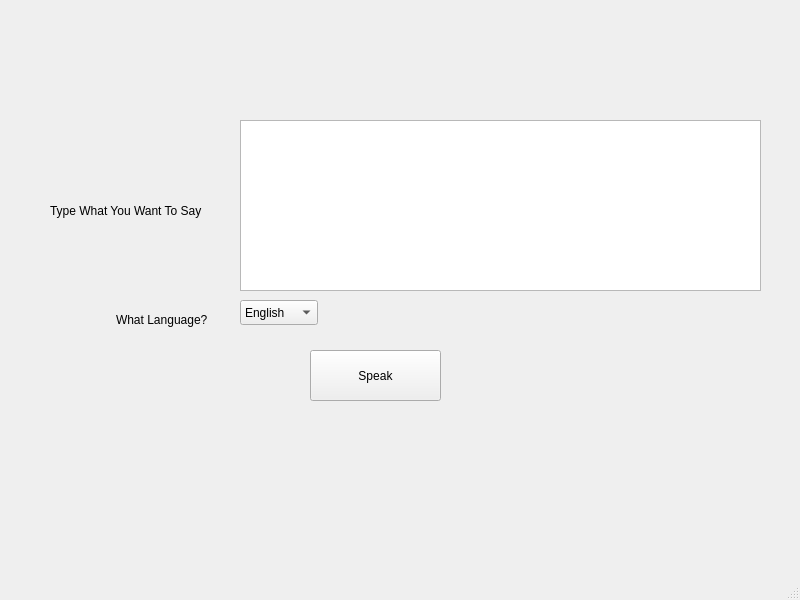
<?xml version="1.0" encoding="UTF-8"?>
<ui version="4.0">
 <class>MainWindow</class>
 <widget class="QMainWindow" name="MainWindow">
  <property name="geometry">
   <rect>
    <x>0</x>
    <y>0</y>
    <width>800</width>
    <height>600</height>
   </rect>
  </property>
  <property name="windowTitle">
   <string>Text-Speech-Translator</string>
  </property>
  <widget class="QWidget" name="centralwidget">
   <widget class="QLabel" name="label">
    <property name="geometry">
     <rect>
      <x>50</x>
      <y>160</y>
      <width>181</width>
      <height>101</height>
     </rect>
    </property>
    <property name="text">
     <string>Type What You Want To Say</string>
    </property>
   </widget>
   <widget class="QTextEdit" name="text_input">
    <property name="geometry">
     <rect>
      <x>240</x>
      <y>120</y>
      <width>521</width>
      <height>171</height>
     </rect>
    </property>
   </widget>
   <widget class="QPushButton" name="speech_button">
    <property name="geometry">
     <rect>
      <x>310</x>
      <y>350</y>
      <width>131</width>
      <height>51</height>
     </rect>
    </property>
    <property name="text">
     <string>Speak</string>
    </property>
   </widget>
   <widget class="QComboBox" name="LangCombo">
    <property name="geometry">
     <rect>
      <x>240</x>
      <y>300</y>
      <width>78</width>
      <height>25</height>
     </rect>
    </property>
    <item>
     <property name="text">
      <string>English</string>
     </property>
    </item>
    <item>
     <property name="text">
      <string>Spanish</string>
     </property>
    </item>
    <item>
     <property name="text">
      <string>French</string>
     </property>
    </item>
    <item>
     <property name="text">
      <string>Russian</string>
     </property>
    </item>
    <item>
     <property name="text">
      <string>Dutch</string>
     </property>
    </item>
    <item>
     <property name="text">
      <string>Korean</string>
     </property>
    </item>
    <item>
     <property name="text">
      <string>Japanese</string>
     </property>
    </item>
    <item>
     <property name="text">
      <string>Chinese</string>
     </property>
    </item>
   </widget>
   <widget class="QLabel" name="label_2">
    <property name="geometry">
     <rect>
      <x>116</x>
      <y>310</y>
      <width>111</width>
      <height>20</height>
     </rect>
    </property>
    <property name="text">
     <string>What Language?</string>
    </property>
   </widget>
  </widget>
  <widget class="QMenuBar" name="menubar">
   <property name="geometry">
    <rect>
     <x>0</x>
     <y>0</y>
     <width>800</width>
     <height>23</height>
    </rect>
   </property>
  </widget>
  <widget class="QStatusBar" name="statusbar"/>
 </widget>
 <resources/>
 <connections/>
</ui>
